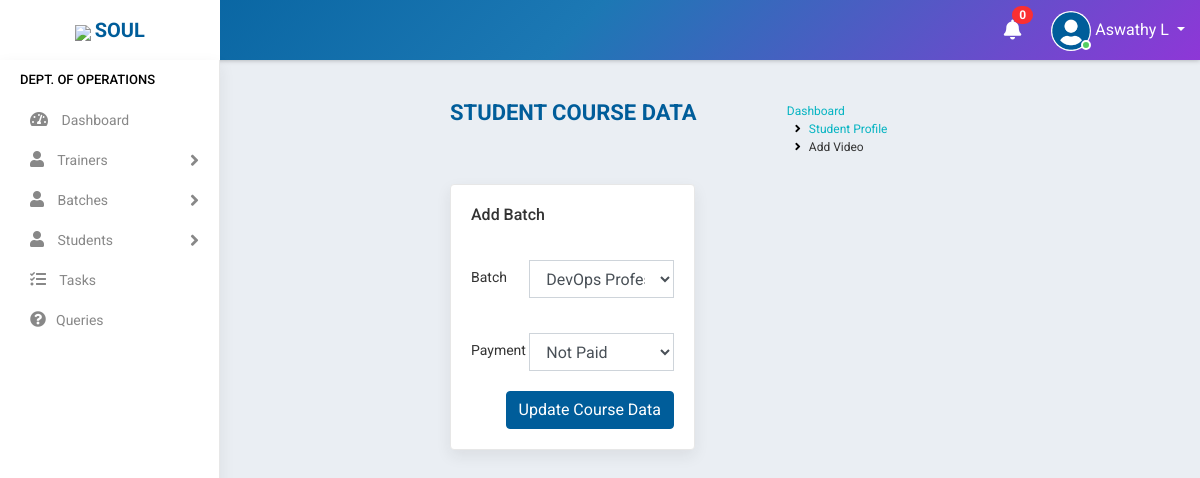
Page /scd/edit/4 (signed in) on the committed database.
### accounts/models.py (models this page shows, shortened)
class Staff(models.Model):
    value= (
    ('1', 'Operations'),
    ('2', 'Sales'),
    ('3', 'Trainer'),
    ('4', 'Admin'),
    )
    state = (
    ('Andhra Pradesh','Andhra Pradesh'),
    ('Arunachal Pradesh','Arunachal Pradesh'),
    ('Assam','Assam'),
    ('Bihar','Bihar'),
    ('Chhattisgarh','Chattisgarh'),
    ('Goa','Goa'),
    ('Gujarat','Gujarat'),
    ('Haryana','Haryana'),
    ('Himachal Pradesh','Himachal Pradesh'),
    ('Jharkhand','Jharkhand'),
    ('Karnataka','Karnataka'),
    ('Kerala','Kerala'),
    ('Madhya Pradesh','Madhya Pradesh'),
    ('Maharashtra','Maharashtra'),
    ('Manipur','Manipur'),
    ('Meghalaya','Meghalaya'),
    ('Mizoram','Mizoram'),
    ('Nagaland','Nagaland'),
    ('Odisha','Odisha'),
    ('Rajasthan','Rajasthan'),
    ('Sikkim','Sikkim'),
    ('Tamil Nadu','Tamil Nadu'),
    ('Telangana','Telangana'),
    ('Tripura','Tripura'),
    ('Uttar Pradesh','Uttar Pradesh'),
    ('Uttarakhand','Uttarakhand'),
    ('West Bengal','West Bengal')
    )
    groups = (
        ('AB+', 'AB+'),
        ('AB-', 'AB-'),
        ('A+', 'A+'),
        ('A-', 'A-'),
        ('B+', 'B+'),
        ('B-', 'B-'),
        ('O+', 'O+'),
        ('O-', 'O-'),
        )
    user = models.OneToOneField(User,on_delete=models.CASCADE,null=True,blank=True)
    name = models.CharField(max_length=100,null=True, blank=True)
    empid = models.CharField(max_length=100,null=True, blank=True)
    mobile = models.CharField(max_length=10,null=True, blank=True)
    email = models.EmailField(max_length=200,null=True, blank=True)
    sex = models.CharField(max_length=10,null=True,choices=(('Male','Male'),('Female','Female')), blank=True)
    dob = models.DateField(null=True, blank=True)
    doj = models.DateField(null=True, blank=True)
    blood_group = models.CharField(max_length=100,null=True, blank=True,choices=groups)
    house = models.CharField(max_length=100,null=True, blank=True)
    street =models.CharField(max_length=100,null=True, blank=True)
    street2 =models.CharField(max_length=100,null=True, blank=True)
    city = models.CharField(max_length=100,null=True, blank=True)
    state = models.CharField(max_length=100,null=True,choices=state, blank=True)
    stype = models.CharField(max_length=100,null=True,choices=value, blank=True)
    status = models.CharField(max_length=20,choices=(('Active','Active'),('Inactive','Inactive')),default='Active')
    profile_pic = models.ImageField(null=True, blank=True,default="user-circle-solid.jpg")
    def __str__(self):
        return self.name

class StudentCourseData(models.Model):
    student = models.ForeignKey(Student, on_delete=models.CASCADE,related_name='student',null=True,blank=True)
    batch = models.ForeignKey(Batch, on_delete=models.CASCADE,related_name='batch',limit_choices_to=Q(status="Ongoing")|Q(status="Yet to start"),blank=True)
    payment = models.CharField(max_length=10,choices=(('Full','Full'),('Half','Half'),('Not Paid','Not Paid')),default='Not Paid',blank=True)
    optional = models.CharField(max_length=20,choices=(('1','Yes'),('0','No')),default="No",null=True)

### accounts/views.py (the view, shortened to what this page needs)
# urls.py: path('scd/edit/<id>', EditStudentCourseData.as_view(),name='edit_scd'),
class EditStudentCourseData(View):
    def get(self, request,id):
        user=request.user
        if user.is_authenticated:
            note = Notification.objects.filter(receiver=user).filter(status="Not Read").order_by('-datetime')
            no_count = note.count()
            try:
                s= Staff.objects.get(user=user)
                scd = StudentCourseData.objects.get(id=id)
                student = scd.student
                form = AddStudentCourseDataForm(instance=scd)
                return render(request,'accounts/edit_scd.html',{'s':s,'student':student,'no_count':no_count,'note':note,'form':form})
            except:
                return redirect('home')
        else:
            return redirect('logout')

### accounts/forms.py
class AddStudentCourseDataForm(ModelForm):
    class Meta:
        model = StudentCourseData
        fields = ['batch','payment']

### accounts/models.py (called while the page is built)
    def __str__(self):
        return self.name

    def __str__(self):
        st =" started on "
        at = " at "
        by = " by "
        return "%s %s %s %s %s %s %s" %(self.subject ,st, self.start_date ,at, self.timing,by,self.trainer)

### accounts/templates/accounts/edit_scd.html (shortened to what this page needs)
{% extends 'accounts/main.html' %}
    {% block content %}
<div class="main-wrapper">
    {% include 'accounts/navbar.html' %}
    {% if s.stype == "1" %}
    {% include 'accounts/sidebar_operations.html' %}
    {% elif s.stype == "2" %}
    {% include 'accounts/sidebar_sales.html' %}
    {% elif s.stype == "3" %}
    {% include 'accounts/sidebar_trainer.html' %}
    {% elif s.stype == "4" %}
    {% include 'accounts/sidebar_admin.html' %}
    {% endif %}
    <div class="page-wrapper">
        <div class="content container-fluid">
            <div class="page-header">
                <div class="row">
                    <div class="col-lg-7 col-md-12 col-sm-12 col-12">
                        <h5 class="text-uppercase">Student Course Data</h5>
                    </div>
                    <div class="col-lg-5 col-md-12 col-sm-12 col-12">
                        <ul class="list-inline breadcrumb float-right">
                        <li class="list-inline-item"><a href="{% url 'home' %}">Dashboard</a></li>
                        <li class="list-inline-item"><a href="{% url 'student_profile_view' student.id %}">Student Profile</a></li>
                        <li class="list-inline-item">Add Video</li>
                        </ul>
                    </div>
                </div>
            </div>
            <div class="row">
                <div class="col-md-6">
                <div class="card-box">
                    <h4 class="card-title">Add Batch</h4>
                    <br>
                    <form method="post" action>
                        <div class="form-group row">
                            <label class="col-md-3 col-form-label">Batch</label>
                            <div class="col-md-9">
                                {% load widget_tweaks %}
                                {% render_field form.batch class="form-control" %}
                            </div>
                        </div>
                        <div class="form-group row">
                            <label class="col-md-3 col-form-label">Payment</label>
                            <div class="col-md-9">
                                {% render_field form.payment class="form-control" %}
                            </div>
                        </div>
                        <div class="text-right">
                            <button type="submit" class="btn btn-primary">Update Course Data</button>
                        </div>
                    </form>
                </div>
            </div>
        </div>
    </div>
    {% endblock %}

### accounts/templates/accounts/navbar.html (shortened to what this page needs)
<div class="header">
    <div class="header-left">
        <a href="https://www.teqstories.com" class="logo">
            <img src="https://www.teqstories.com/assets/images/Blue.png" style="height: 40px;width:auto;">
            <span class="text-uppercase"><b>Soul</b></span>
        </a>
    </div>
    <div class="page-title-box float-left">
    </div>
    <ul class="nav user-menu float-right">
        {% include 'accounts/mini/notify.html' %}
        <li class="nav-item dropdown has-arrow">
            <a href="#" class="dropdown-toggle nav-link user-link" data-toggle="dropdown">
                <span class="user-img">
                    {% if request.user.staff.profile_pic %}
                    <img class="rounded-circle" src="{{request.user.staff.profile_pic.url}}" width="40" height="40" alt="Admin">
                    {% endif %}
                    <span class="status online"></span></span>
                <span>{{request.user.staff.name|title}}</span>
            </a>
        </li>
    </ul>
</div>

### rows in the picture
StudentCourseData: batch "DevOps Professional Certification Training started on 2021-09-10 at 9am to 10am by Nandu S Kumar", payment "Not Paid"

### other values in the picture
{{ no_count }} "0"
{{ request.user.staff.name|title }} "Aswathy L"
